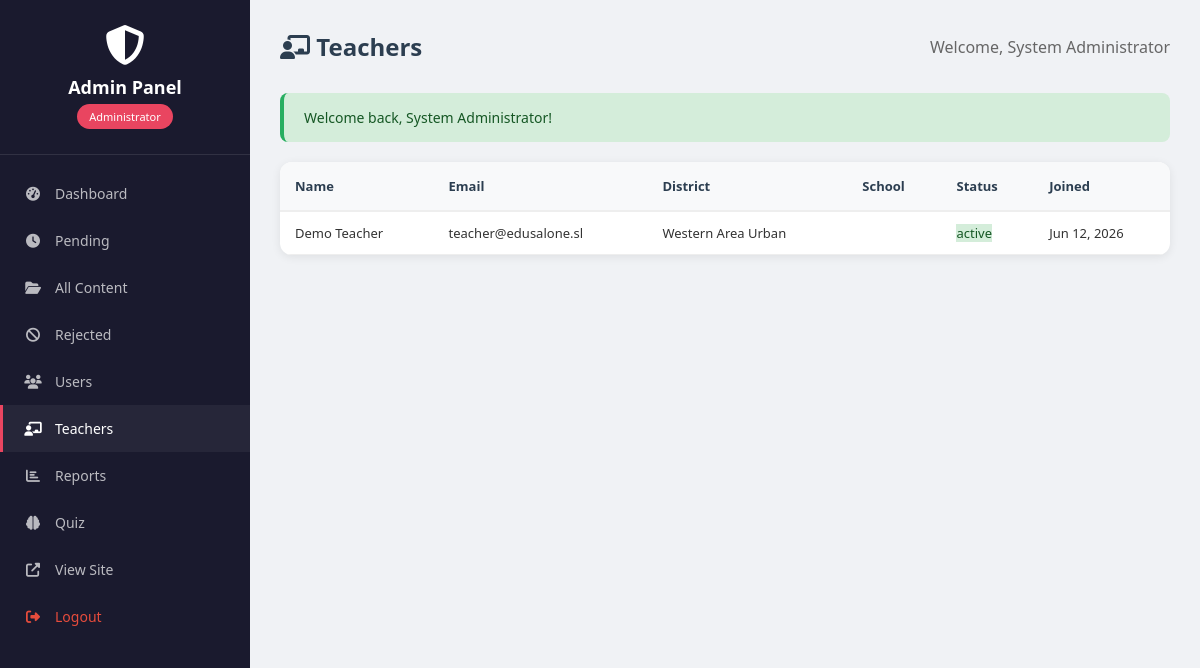
The app's page /admin.php?page=teachers (signed in) with its own data.
### tables this page shows
CREATE TABLE users (
    id INT PRIMARY KEY AUTO_INCREMENT,
    fullname VARCHAR(100) NOT NULL,
    email VARCHAR(100) UNIQUE NOT NULL,
    phone VARCHAR(20),
    role ENUM('student', 'teacher', 'admin') DEFAULT 'student',
    password VARCHAR(255) NOT NULL,
    reset_token VARCHAR(64) DEFAULT NULL,
    reset_token_expiry DATETIME DEFAULT NULL,
    profile_image VARCHAR(255) DEFAULT 'default.png',
    school_name VARCHAR(150),
    district VARCHAR(50),
    bio TEXT,
    status ENUM('active', 'suspended') DEFAULT 'active',
    created_at TIMESTAMP DEFAULT CURRENT_TIMESTAMP,
    updated_at TIMESTAMP DEFAULT CURRENT_TIMESTAMP ON UPDATE CURRENT_TIMESTAMP
);

### config.php (called while the page is built, shortened)
<?php
function h($string)
{
    return htmlspecialchars($string, ENT_QUOTES, 'UTF-8');
}
function getFlash()
{
    if (isset($_SESSION['flash'])) {
        $f = $_SESSION['flash'];
        return $f;
    }
    return null;
}
?>

### admin.php (the view, shortened to what this page needs)
<?php
require_once 'config.php';
$db = getDB();
$page = $_GET['page'] ?? 'dashboard';
$total_users = $db->query("SELECT COUNT(*) FROM users")->fetchColumn();
$total_content = $db->query("SELECT COUNT(*) FROM content")->fetchColumn();
$pending_count = $db->query("SELECT COUNT(*) FROM content WHERE status = 'pending'")->fetchColumn();
$approved_count = $db->query("SELECT COUNT(*) FROM content WHERE status = 'approved'")->fetchColumn();
$total_downloads = $db->query("SELECT SUM(downloads) FROM content")->fetchColumn();
$total_views = $db->query("SELECT SUM(views) FROM content")->fetchColumn();
$users = $db->query("SELECT * FROM users ORDER BY created_at DESC")->fetchAll();
$teachers = $db->query("SELECT * FROM users WHERE role = 'teacher' ORDER BY fullname")->fetchAll();
?>
<!DOCTYPE html>
<html lang="en">
<head>
    <link rel="stylesheet" href="https://cdnjs.cloudflare.com/ajax/libs/font-awesome/6.4.0/css/all.min.css">
</head>
<body>
    <aside class="sidebar">
        <div class="sidebar-header"><i class="fas fa-shield-alt" style="font-size:40px"></i>
            <h3>Admin Panel</h3><span class="admin-badge">Administrator</span>
        </div>
        <nav class="sidebar-nav">
            <a href="admin.php?page=dashboard" class="<?= $page === 'dashboard' ? 'active' : '' ?>"><i
                    class="fas fa-tachometer-alt"></i> <span>Dashboard</span></a>
            <a href="admin.php?page=pending" class="<?= $page === 'pending' ? 'active' : '' ?>"><i class="fas fa-clock"></i>
                <span>Pending</span>
            </a>
            <a href="admin.php?page=all_content" class="<?= $page === 'all_content' ? 'active' : '' ?>"><i
                    class="fas fa-folder-open"></i> <span>All Content</span></a>
            <a href="admin.php?page=rejected" class="<?= $page === 'rejected' ? 'active' : '' ?>"><i class="fas fa-ban"></i>
                <span>Rejected</span></a>
            <a href="admin.php?page=users" class="<?= $page === 'users' ? 'active' : '' ?>"><i class="fas fa-users"></i>
                <span>Users</span></a>
            <a href="admin.php?page=teachers" class="<?= $page === 'teachers' ? 'active' : '' ?>"><i
                    class="fas fa-chalkboard-teacher"></i> <span>Teachers</span></a>
            <a href="report.php"><i class="fas fa-chart-bar"></i> <span>Reports</span></a>
            <a href="quiz.php"><i class="fas fa-brain"></i> <span>Quiz</span></a>
            <a href="system.php" target="_blank"><i class="fas fa-external-link-alt"></i> <span>View Site</span></a>
            <a href="logout.php" style="color:#e74c3c"><i class="fas fa-sign-out-alt"></i> <span>Logout</span></a>
        </nav>
    </aside>
    <main class="main-content">
        <div class="top-bar">
            <h1>
                <?php switch ($page) {
                    case 'teachers':
                        echo '<i class="fas fa-chalkboard-teacher"></i> Teachers';
                        break;
                } ?>
            </h1><span style="color:#666">Welcome,
                <?= h($_SESSION['fullname']) ?>
            </span>
        </div>
        <?php if ($flash = getFlash()): ?>
            <div class="alert alert-success">
                <?= $flash['message'] ?>
            </div>
        <?php endif; ?>
        <?php if ($page === 'dashboard'): ?>
            <div class="stats-grid">
                <div class="stat-card">
                    <div class="stat-icon red"><i class="fas fa-clock"></i></div>
                    <div class="stat-info">
                        <h3>
                            <?= $pending_count ?>
                        </h3>
                        <p>Pending</p>
                    </div>
                </div>
                <div class="stat-card">
                    <div class="stat-icon green"><i class="fas fa-check-circle"></i></div>
                    <div class="stat-info">
                        <h3>
                            <?= $approved_count ?>
                        </h3>
                        <p>Approved</p>
                    </div>
                </div>
                <div class="stat-card">
                    <div class="stat-icon blue"><i class="fas fa-users"></i></div>
                    <div class="stat-info">
                        <h3>
                            <?= $total_users ?>
                        </h3>
                        <p>Users</p>
                    </div>
                </div>
                <div class="stat-card">
                    <div class="stat-icon orange"><i class="fas fa-book"></i></div>
                    <div class="stat-info">
                        <h3>
                            <?= $total_content ?>
                        </h3>
                        <p>Books</p>
                    </div>
                </div>
                <div class="stat-card">
                    <div class="stat-icon purple"><i class="fas fa-download"></i></div>
                    <div class="stat-info">
                        <h3>
                            <?= number_format($total_downloads) ?>
                        </h3>
                        <p>Downloads</p>
                    </div>
                </div>
                <div class="stat-card">
                    <div class="stat-icon teal"><i class="fas fa-eye"></i></div>
                    <div class="stat-info">
                        <h3>
                            <?= number_format($total_views) ?>
                        </h3>
                        <p>Views</p>
                    </div>
                </div>
            </div>
            <div
                style="background:white;padding:30px;border-radius:12px;text-align:center;box-shadow:0 2px 10px rgba(0,0,0,0.08)">
                <i class="fas fa-shield-alt" style="font-size:60px;color:#e94560"></i>
                <h3 style="margin-top:15px">Welcome to Admin Panel</h3>
                <p style="color:#666">Manage content approvals, users, and platform settings.</p>
                <?php if ($pending_count > 0): ?><a href="admin.php?page=pending" class="btn btn-warning"
                        style="margin-top:15px"><i class="fas fa-clock"></i> Review
                        <?= $pending_count ?> Pending
                    </a>
                <?php endif; ?>
            </div>
        <?php elseif ($page === 'teachers'): ?>
            <div class="content-table">
                <table>
                    <thead>
                        <tr>
                            <th>Name</th>
                            <th>Email</th>
                            <th>District</th>
                            <th>School</th>
                            <th>Status</th>
                            <th>Joined</th>
                        </tr>
                    </thead>
                    <tbody>
                        <?php foreach ($teachers as $t): ?>
                            <tr>
                                <td>
                                    <?= h($t['fullname']) ?>
                                </td>
                                <td>
                                    <?= h($t['email']) ?>
                                </td>
                                <td>
                                    <?= h($t['district']) ?>
                                </td>
                                <td>
                                </td>
                                <td><span class="status-<?= $t['status'] ?>">
                                        <?= h($t['status']) ?>
                                    </span></td>
                                <td>
                                    <?= date('M j, Y', strtotime($t['created_at'])) ?>
                                </td>
                            </tr>
                        <?php endforeach; ?>
                    </tbody>
                </table>
            </div>
        <?php endif; ?>
    </main>
</body>
</html>

### admin.php (style rules this page uses)
:root { --primary: #1a1a2e; --secondary: #e94560; --accent: #0f3460; --success: #27ae60; --danger: #e74c3c; --warning: #f39c12; --info: #3498db; --light: #f5f6fa; --dark: #2c3e50; --white: #fff; --sidebar-width: 250px }
* { margin: 0; padding: 0; box-sizing: border-box }
body { font-family: 'Segoe UI', Tahoma, Geneva, Verdana, sans-serif; background: #f0f2f5; color: #333; min-height: 100vh }
.sidebar { position: fixed; top: 0; left: 0; width: var(--sidebar-width); height: 100vh; background: var(--primary); color: white; z-index: 1000; overflow-y: auto }
.sidebar-header { padding: 25px 20px; text-align: center; border-bottom: 1px solid rgba(255, 255, 255, 0.1) }
.sidebar-header h3 { font-size: 18px; margin-top: 10px }
.admin-badge { display: inline-block; background: var(--secondary); padding: 5px 12px; border-radius: 15px; font-size: 11px; margin-top: 5px }
.sidebar-nav { padding: 15px 0 }
.sidebar-nav a { display: flex; align-items: center; gap: 12px; padding: 14px 20px; color: rgba(255, 255, 255, 0.7); text-decoration: none; transition: all 0.3s; font-size: 14px; border-left: 3px solid transparent }
.sidebar-nav a:hover, .sidebar-nav a.active { background: rgba(255, 255, 255, 0.05); color: white; border-left-color: var(--secondary) }
.sidebar-nav a i { width: 20px; text-align: center }
.main-content { margin-left: var(--sidebar-width); padding: 30px }
.top-bar { display: flex; align-items: center; justify-content: space-between; margin-bottom: 30px; flex-wrap: wrap; gap: 15px }
.top-bar h1 { font-size: 24px; color: var(--dark) }
.content-table { background: white; border-radius: 12px; overflow: hidden; box-shadow: 0 2px 10px rgba(0, 0, 0, 0.08) }
.content-table table { width: 100%; border-collapse: collapse }
.content-table th { background: #f8f9fa; padding: 15px; text-align: left; font-weight: 600; font-size: 13px; color: var(--dark); border-bottom: 2px solid #eee }
.content-table td { padding: 12px 15px; border-bottom: 1px solid #eee; font-size: 13px }
.status-active { background: #d4edda; color: #155724 }
.alert { padding: 15px 20px; border-radius: 8px; margin-bottom: 20px; font-size: 14px }
.alert-success { background: #d4edda; color: #155724; border-left: 4px solid var(--success) }

### records on screen
users: fullname "Demo Teacher", email "teacher@edusalone.sl", district "Western Area Urban", status "active", created_at "Jun 12, 2026"

### other values on screen
$_SESSION['fullname'] "System Administrator"
$flash['message'] "Welcome back, System Administrator!"
